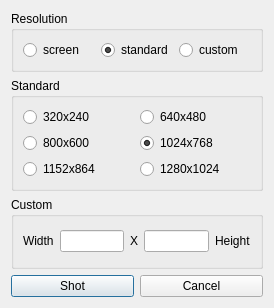
<ui version="4.0" >
 <class>FormScreenshot</class>
 <widget class="QDialog" name="FormScreenshot" >
  <property name="windowModality" >
   <enum>Qt::ApplicationModal</enum>
  </property>
  <property name="geometry" >
   <rect>
    <x>0</x>
    <y>0</y>
    <width>274</width>
    <height>308</height>
   </rect>
  </property>
  <property name="sizePolicy" >
   <sizepolicy vsizetype="Fixed" hsizetype="Preferred" >
    <horstretch>0</horstretch>
    <verstretch>0</verstretch>
   </sizepolicy>
  </property>
  <property name="windowTitle" >
   <string>Screenshot Dialog Box</string>
  </property>
  <property name="windowIcon" >
   <iconset resource="glnemo.qrc" >:/images/camera.png</iconset>
  </property>
  <layout class="QGridLayout" >
   <item row="0" column="0" >
    <widget class="QGroupBox" name="res_box" >
     <property name="sizePolicy" >
      <sizepolicy vsizetype="Fixed" hsizetype="Preferred" >
       <horstretch>0</horstretch>
       <verstretch>0</verstretch>
      </sizepolicy>
     </property>
     <property name="title" >
      <string>Resolution</string>
     </property>
     <layout class="QGridLayout" >
      <item row="0" column="0" >
       <widget class="QRadioButton" name="method_screen" >
        <property name="toolTip" >
         <string>Select resolution from the OpenGL window</string>
        </property>
        <property name="text" >
         <string>screen</string>
        </property>
        <property name="checked" >
         <bool>false</bool>
        </property>
       </widget>
      </item>
      <item row="0" column="1" >
       <widget class="QRadioButton" name="method_standard" >
        <property name="toolTip" >
         <string>Select resolution from standard value</string>
        </property>
        <property name="text" >
         <string>standard</string>
        </property>
        <property name="checked" >
         <bool>true</bool>
        </property>
       </widget>
      </item>
      <item row="0" column="2" >
       <widget class="QRadioButton" name="method_custom" >
        <property name="toolTip" >
         <string>Select resolution from custom values</string>
        </property>
        <property name="text" >
         <string>custom</string>
        </property>
       </widget>
      </item>
     </layout>
    </widget>
   </item>
   <item row="1" column="0" >
    <widget class="QGroupBox" name="std_box" >
     <property name="enabled" >
      <bool>true</bool>
     </property>
     <property name="toolTip" >
      <string/>
     </property>
     <property name="title" >
      <string>Standard</string>
     </property>
     <layout class="QGridLayout" >
      <item row="0" column="0" >
       <widget class="QRadioButton" name="stand_320" >
        <property name="text" >
         <string>320x240</string>
        </property>
       </widget>
      </item>
      <item row="0" column="1" >
       <widget class="QRadioButton" name="stand_640" >
        <property name="text" >
         <string>640x480</string>
        </property>
       </widget>
      </item>
      <item row="1" column="0" >
       <widget class="QRadioButton" name="stand_800" >
        <property name="text" >
         <string>800x600</string>
        </property>
       </widget>
      </item>
      <item row="1" column="1" >
       <widget class="QRadioButton" name="stand_1024" >
        <property name="text" >
         <string>1024x768</string>
        </property>
        <property name="checked" >
         <bool>true</bool>
        </property>
       </widget>
      </item>
      <item row="2" column="0" >
       <widget class="QRadioButton" name="stand_1152" >
        <property name="text" >
         <string>1152x864</string>
        </property>
       </widget>
      </item>
      <item row="2" column="1" >
       <widget class="QRadioButton" name="stand_1280" >
        <property name="text" >
         <string>1280x1024</string>
        </property>
       </widget>
      </item>
     </layout>
    </widget>
   </item>
   <item row="2" column="0" >
    <widget class="QGroupBox" name="custom_box" >
     <property name="toolTip" >
      <string/>
     </property>
     <property name="title" >
      <string>Custom</string>
     </property>
     <layout class="QGridLayout" >
      <item row="0" column="0" >
       <widget class="QLabel" name="nbody_edit" >
        <property name="text" >
         <string>Width</string>
        </property>
       </widget>
      </item>
      <item row="0" column="1" >
       <widget class="QLineEdit" name="custom_w" >
        <property name="sizePolicy" >
         <sizepolicy vsizetype="Fixed" hsizetype="Preferred" >
          <horstretch>0</horstretch>
          <verstretch>0</verstretch>
         </sizepolicy>
        </property>
       </widget>
      </item>
      <item row="0" column="2" >
       <widget class="QLabel" name="label_2" >
        <property name="text" >
         <string>X</string>
        </property>
       </widget>
      </item>
      <item row="0" column="3" >
       <widget class="QLineEdit" name="custom_h" >
        <property name="sizePolicy" >
         <sizepolicy vsizetype="Fixed" hsizetype="Preferred" >
          <horstretch>0</horstretch>
          <verstretch>0</verstretch>
         </sizepolicy>
        </property>
       </widget>
      </item>
      <item row="0" column="4" >
       <widget class="QLabel" name="label_3" >
        <property name="text" >
         <string>Height</string>
        </property>
       </widget>
      </item>
     </layout>
    </widget>
   </item>
   <item row="3" column="0" >
    <layout class="QHBoxLayout" >
     <item>
      <widget class="QPushButton" name="shot_button" >
       <property name="text" >
        <string>Shot</string>
       </property>
      </widget>
     </item>
     <item>
      <widget class="QPushButton" name="cancel_button" >
       <property name="text" >
        <string>Cancel</string>
       </property>
      </widget>
     </item>
    </layout>
   </item>
  </layout>
 </widget>
 <resources>
  <include location="glnemo.qrc" />
 </resources>
 <connections>
  <connection>
   <sender>cancel_button</sender>
   <signal>clicked()</signal>
   <receiver>FormScreenshot</receiver>
   <slot>close()</slot>
   <hints>
    <hint type="sourcelabel" >
     <x>263</x>
     <y>297</y>
    </hint>
    <hint type="destinationlabel" >
     <x>273</x>
     <y>178</y>
    </hint>
   </hints>
  </connection>
  <connection>
   <sender>method_screen</sender>
   <signal>clicked(bool)</signal>
   <receiver>std_box</receiver>
   <slot>setDisabled(bool)</slot>
   <hints>
    <hint type="sourcelabel" >
     <x>58</x>
     <y>46</y>
    </hint>
    <hint type="destinationlabel" >
     <x>21</x>
     <y>87</y>
    </hint>
   </hints>
  </connection>
  <connection>
   <sender>method_screen</sender>
   <signal>clicked(bool)</signal>
   <receiver>custom_box</receiver>
   <slot>setDisabled(bool)</slot>
   <hints>
    <hint type="sourcelabel" >
     <x>65</x>
     <y>54</y>
    </hint>
    <hint type="destinationlabel" >
     <x>61</x>
     <y>201</y>
    </hint>
   </hints>
  </connection>
  <connection>
   <sender>method_standard</sender>
   <signal>clicked(bool)</signal>
   <receiver>std_box</receiver>
   <slot>setEnabled(bool)</slot>
   <hints>
    <hint type="sourcelabel" >
     <x>139</x>
     <y>54</y>
    </hint>
    <hint type="destinationlabel" >
     <x>114</x>
     <y>88</y>
    </hint>
   </hints>
  </connection>
  <connection>
   <sender>method_standard</sender>
   <signal>clicked(bool)</signal>
   <receiver>custom_box</receiver>
   <slot>setDisabled(bool)</slot>
   <hints>
    <hint type="sourcelabel" >
     <x>143</x>
     <y>53</y>
    </hint>
    <hint type="destinationlabel" >
     <x>143</x>
     <y>198</y>
    </hint>
   </hints>
  </connection>
  <connection>
   <sender>method_custom</sender>
   <signal>clicked(bool)</signal>
   <receiver>std_box</receiver>
   <slot>setDisabled(bool)</slot>
   <hints>
    <hint type="sourcelabel" >
     <x>193</x>
     <y>51</y>
    </hint>
    <hint type="destinationlabel" >
     <x>186</x>
     <y>79</y>
    </hint>
   </hints>
  </connection>
  <connection>
   <sender>method_custom</sender>
   <signal>clicked(bool)</signal>
   <receiver>custom_box</receiver>
   <slot>setEnabled(bool)</slot>
   <hints>
    <hint type="sourcelabel" >
     <x>225</x>
     <y>46</y>
    </hint>
    <hint type="destinationlabel" >
     <x>219</x>
     <y>200</y>
    </hint>
   </hints>
  </connection>
 </connections>
</ui>
